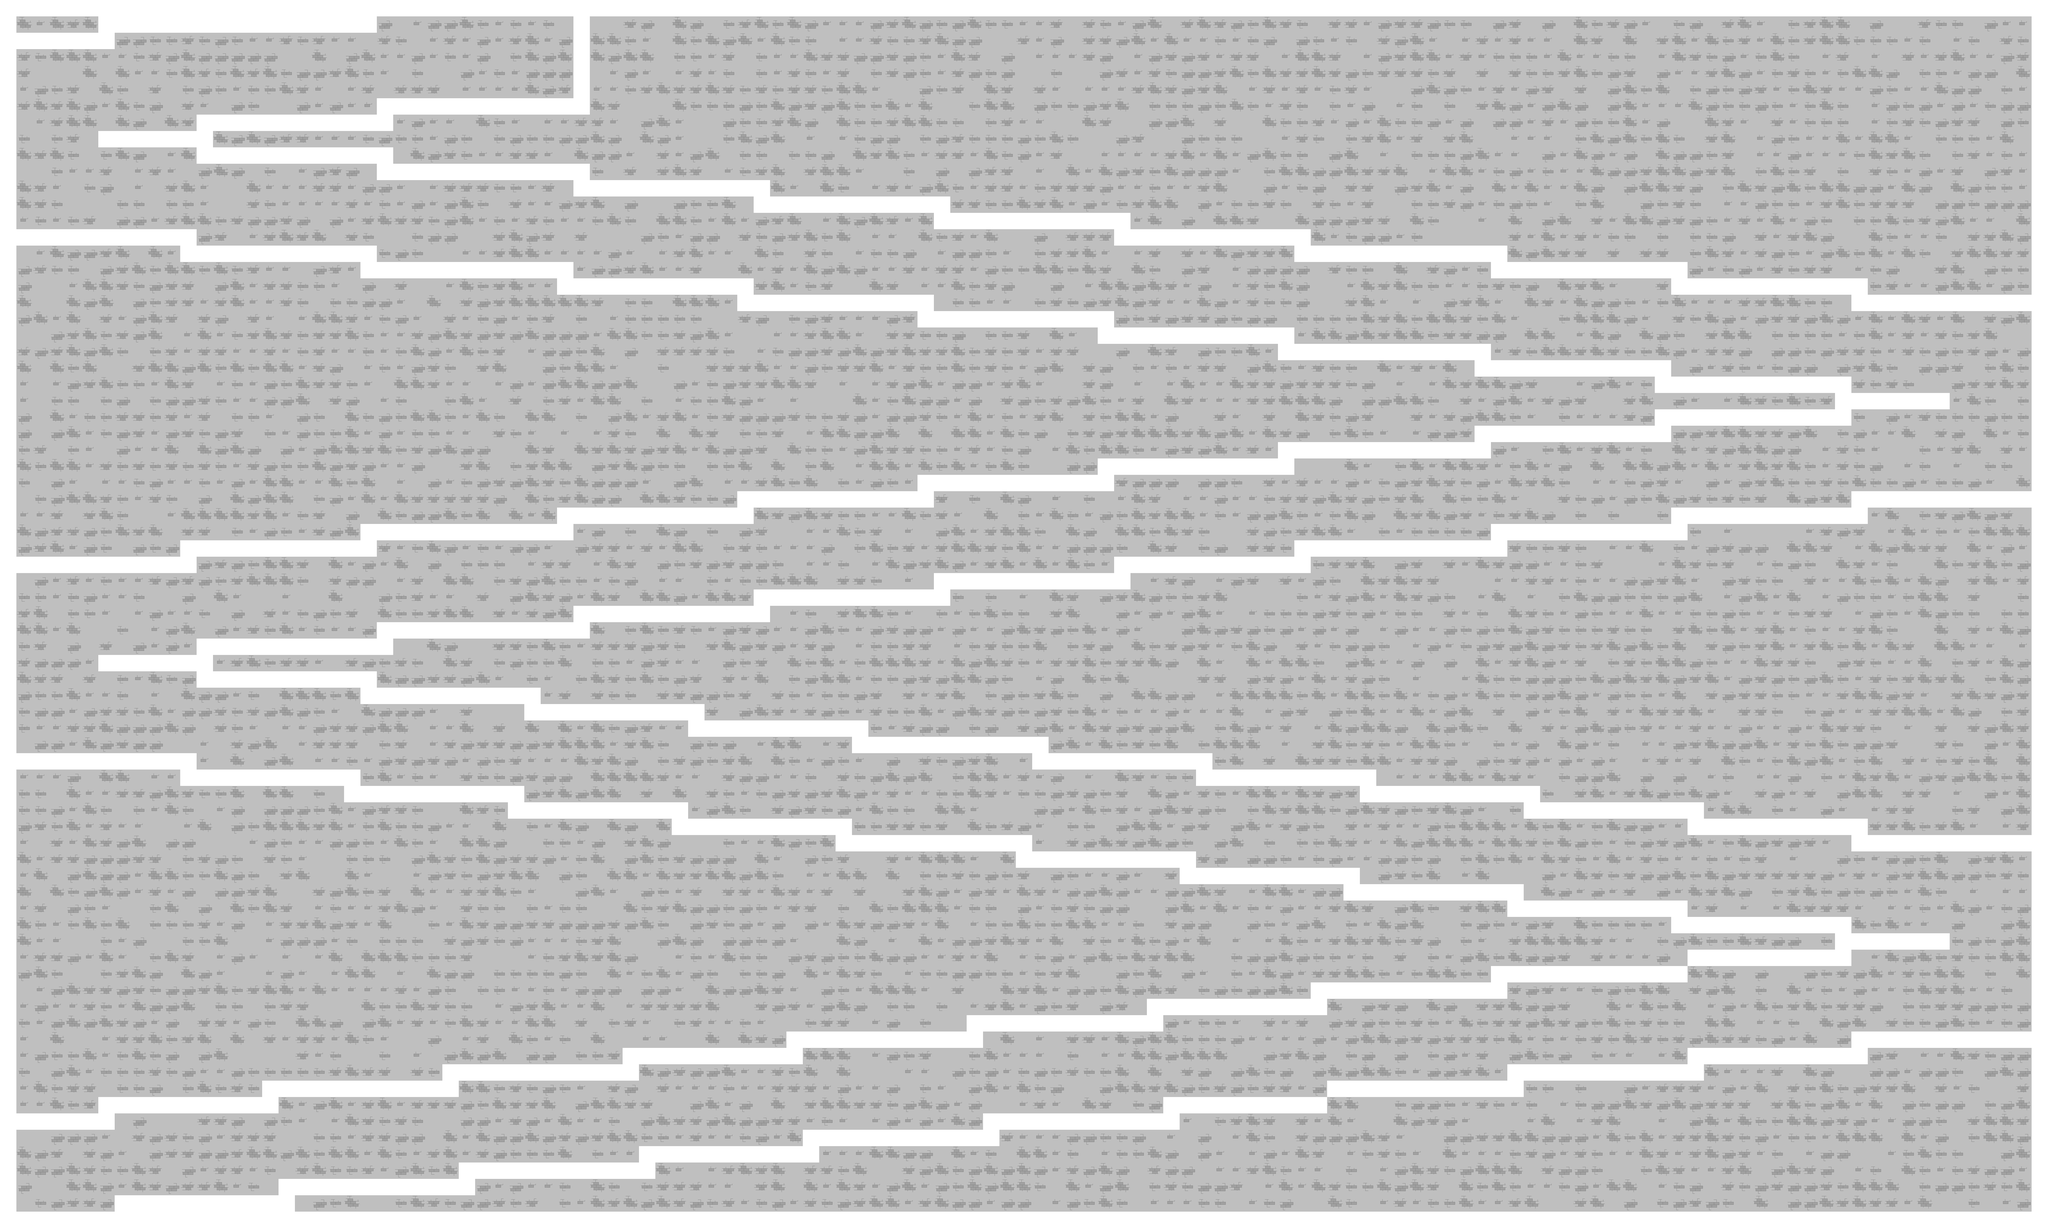

This is a level from a 2D game, rendered from its Tiled map with the project's own tilesets. A one-line summary and the map file follow, with tile-layer data summarised:
An orthogonal 125x75 tile map with 64x64 px tiles, 2 tile layers (Dark, Light), 2 hidden layers not drawn.

<map version="1.0" orientation="orthogonal" renderorder="left-down" width="125" height="75" tilewidth="64" tileheight="64" nextobjectid="1">
 <tileset firstgid="1" name="Tiles" tilewidth="64" tileheight="64">
  <image source="TiledMapsSheet.png" width="192" height="320" />
  <tile id="12">
   <properties>
    <property name="Hit" value="" />
   </properties>
  </tile>
  <tile id="13">
   <properties>
    <property name="Hit" value="" />
   </properties>
  </tile>
 </tileset>
 <layer name="Dark" width="125" height="75">
  <data>[9375 cells, 9375 non-empty, 7 distinct tile ids]</data>
 </layer>
 <layer name="Light" width="125" height="75">
  <data>[9375 cells, 9375 non-empty, 7 distinct tile ids]</data>
 </layer>
 <layer name="BGD" width="125" height="75" visible="0">
  <data>[9375 cells, 9375 non-empty, 6 distinct tile ids]</data>
 </layer>
 <layer name="Line D" width="125" height="75" visible="0">
  <data>[9375 cells, 1452 non-empty, 1 distinct tile ids]</data>
 </layer>
</map>